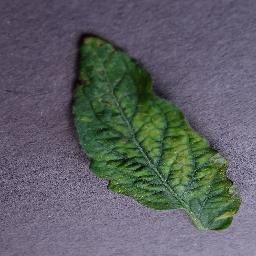
#> input picture .streamlit_uploads/6ddf37fe-9143-420d-a269-c57f53ac5429___PSU_CG 2213.JPG, 256 x 256 px
$ python -i segmentation.py   (imports and definitions only)
#> lines starting #> are read from the running program, lines starting #| are printed output that depends on the picture; after the words box and inside, x2 and y2 are one past the last pixel; in counts of white or black regions, pixels touching at a corner belong together
"""K-Means image segmentation with border-based background identification."""

import cv2
import numpy as np

from .config import (
    KMEANS_ATTEMPTS,
    KMEANS_CLUSTERS,
    KMEANS_EPSILON,
    KMEANS_MAX_ITERATIONS,
    RANDOM_STATE,
)


def _border_indices(height: int, width: int) -> np.ndarray:
    """Return flattened indices for the image border."""
    top = np.arange(width)
    bottom = np.arange((height - 1) * width, height * width)
    left = np.arange(0, height * width, width)
    right = np.arange(width - 1, height * width, width)
    return np.unique(np.concatenate([top, bottom, left, right]))


def _clean_mask(mask: np.ndarray) -> np.ndarray:
    """Remove small noise and fill modest holes using morphology."""
    mask_u8 = (mask.astype(np.uint8) * 255)
    kernel = np.ones((5, 5), np.uint8)
    mask_u8 = cv2.morphologyEx(mask_u8, cv2.MORPH_OPEN, kernel, iterations=1)
    mask_u8 = cv2.morphologyEx(mask_u8, cv2.MORPH_CLOSE, kernel, iterations=2)

    num_labels, labels, stats, _ = cv2.connectedComponentsWithStats(
        mask_u8, connectivity=8
    )
    if num_labels <= 1:
        return mask_u8 > 0

    # Keep components that are large enough relative to the image.
    min_area = max(100, int(mask_u8.size * 0.001))
    cleaned = np.zeros_like(mask_u8)
    for label in range(1, num_labels):
        if stats[label, cv2.CC_STAT_AREA] >= min_area:
            cleaned[labels == label] = 255

    # If aggressive filtering removed everything, retain the morphology result.
    if not np.any(cleaned):
        cleaned = mask_u8
    return cleaned > 0


def segment_leaf(
    lab_image: np.ndarray,
    k: int = KMEANS_CLUSTERS,
    attempts: int = KMEANS_ATTEMPTS,
) -> dict:
    """
    Segment a leaf using K-Means in LAB space.

    Cluster IDs are not assumed to have semantic meaning. The cluster with
    the strongest presence on the image border is treated as background.
    All remaining clusters are candidate leaf regions.
    """
    if lab_image is None or lab_image.size == 0:
        raise ValueError("LAB image is empty.")

    height, width = lab_image.shape[:2]
    pixels = np.float32(lab_image.reshape(-1, 3))

    criteria = (
        cv2.TERM_CRITERIA_EPS + cv2.TERM_CRITERIA_MAX_ITER,
        KMEANS_MAX_ITERATIONS,
        KMEANS_EPSILON,
    )

    # OpenCV's kmeans is deterministic enough for a fixed seed while still
    # using K-Means++ initialization as required.
    cv2.setRNGSeed(RANDOM_STATE)
    compactness, labels, centers = cv2.kmeans(
        pixels,
        k,
        None,
        criteria,
        attempts,
        cv2.KMEANS_PP_CENTERS,
    )

    labels_2d = labels.reshape(height, width)
    centers = np.float32(centers)

    border = _border_indices(height, width)
    border_labels = labels[border].ravel()
    border_counts = np.bincount(border_labels, minlength=k)
    background_cluster = int(np.argmax(border_counts))

    # All clusters except the border-dominant background are candidates for leaf.
    leaf_mask = labels_2d != background_cluster
    leaf_mask = _clean_mask(leaf_mask)

    # In difficult images, preserve the dominant non-background region if the
    # morphology stage produces an implausibly tiny mask.
    leaf_fraction = float(np.mean(leaf_mask))
    if leaf_fraction < 0.01 or leaf_fraction > 0.98:
        non_background = [
            idx for idx in range(k) if idx != background_cluster
        ]
        if non_background:
            counts = np.bincount(
                labels.ravel(), minlength=k
            )
            best_leaf_cluster = max(non_background, key=lambda i: counts[i])
            fallback = labels_2d == best_leaf_cluster
            fallback = _clean_mask(fallback)
            if np.any(fallback):
                leaf_mask = fallback

    segmented_lab = centers[labels].reshape(height, width, 3).astype(np.uint8)
    segmented_rgb = cv2.cvtColor(segmented_lab, cv2.COLOR_LAB2RGB)

    masked_leaf = np.zeros_like(segmented_rgb)
    masked_leaf[leaf_mask] = cv2.cvtColor(
        lab_image, cv2.COLOR_LAB2RGB
    )[leaf_mask]

    return {
        "labels": labels_2d,
        "centers": centers,
        "background_cluster": background_cluster,
        "leaf_mask": leaf_mask,
        "segmented_lab": segmented_lab,
        "segmented_rgb": segmented_rgb,
        "masked_leaf": masked_leaf,
        "compactness": float(compactness),
    }

>>> import cv2
>>> picture = cv2.imread('../.streamlit_uploads/6ddf37fe-9143-420d-a269-c57f53ac5429___PSU_CG 2213.JPG')
#> picture is the input picture: shape (256, 256, 3); mean B, G, R 100.3, 96, 93.3
>>> result = segment_leaf(picture)
#> in segment_leaf, `compactness, labels, centers = cv2.kmeans( pixels, k, None, criteria, ..`: compactness = 46621807.2; centers = [[42.12, 73.17, 48.07], [141.3, 123.4, 128.1], [98.51, 88.3, 90.01]]
#> in segment_leaf, `labels_2d = labels.reshape(height, width)`:
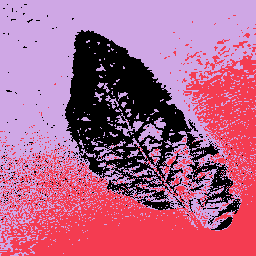
#> labels_2d: shape (256, 256) int32; 3 distinct labels, from 0 to 2; one colour per label, 0 black
#> in segment_leaf, `border_labels = labels[border].ravel()`: border_labels = 1020 values, max 2 at index 0, min 0 at index 604, mean 1.55
#> in segment_leaf, `border_counts = np.bincount(border_labels, minlength=k)`: border_counts = [2, 459, 559]
#> in segment_leaf, `background_cluster = int(np.argmax(border_counts))`: background_cluster = 2
#> in segment_leaf, `leaf_mask = labels_2d != background_cluster`:
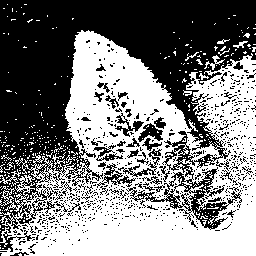
#> leaf_mask: shape (256, 256) bool; 50.3% white; 757 black regions (709 under 20 px), largest, box (x1, y1, x2, y2) and area: (0, 0, 256, 242) 27728, (97, 163, 136, 188) 259, (118, 149, 162, 177) 254
#> in _clean_mask, `mask_u8 = cv2.morphologyEx(mask_u8, cv2.MORPH_OPEN, kernel, iterations..`: mask_u8: shape (256, 256); 28.5% white; 37 white regions, largest, box (x1, y1, x2, y2) and area: (33, 179, 256, 256) 8434, (66, 32, 186, 140) 6786, (193, 76, 256, 107) 799
#> in _clean_mask, `mask_u8 = cv2.morphologyEx(mask_u8, cv2.MORPH_CLOSE, kernel, iteration..`: mask_u8: shape (256, 256); 32.2% white; 10 white regions, largest, box (x1, y1, x2, y2) and area: (13, 179, 256, 256) 9596, (66, 32, 186, 172) 8316, (191, 59, 256, 155) 2834
#> in _clean_mask, `num_labels, labels, stats, _ = cv2.connectedComponentsWithStats( mask_..`:
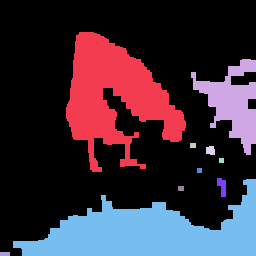
#> labels: shape (256, 256) int32; 11 distinct labels, from 0 to 10; one colour per label, 0 black
#> in _clean_mask, `num_labels, labels, stats, _ = cv2.connectedComponentsWithStats( mask_..`: num_labels = 11; stats = [[0, 0, 256, 256, 44450], [66, 32, 120, 140, 8316], [191, 59, 65, 96, 2834], [190, 143, 6, 5, 30], [206, 146, 9, 9, 71], [219, 158, 5, 5, 25], [197, 168, 5, 5, 25], [217, 178, 9, 19, 119], [13, 179, 243, 77, 9596], [178, 186, 6, 5, 30], [0, 252, 10, 4, 40]]
#> after the loop in _clean_mask, `for label in range(1, num_labels):`:
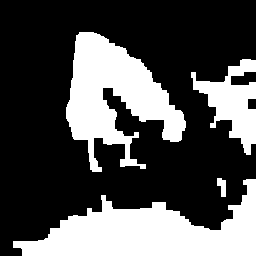
#> cleaned: shape (256, 256); 31.8% white; 4 white regions, box (x1, y1, x2, y2) and area: (13, 179, 256, 256) 9596, (66, 32, 186, 172) 8316, (191, 59, 256, 155) 2834, (217, 178, 226, 197) 119
#> in segment_leaf, `leaf_fraction = float(np.mean(leaf_mask))`: leaf_fraction = 0.318
#> in segment_leaf, `segmented_lab = centers[labels].reshape(height, width, 3).astype(np.ui..`:
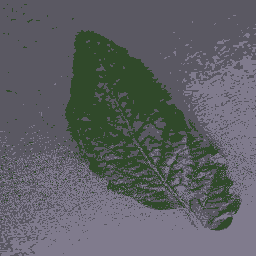
#> segmented_lab: shape (256, 256, 3); mean of channels 0, 1, 2 100, 95.7, 93.2; drawn as B, G, R
#> in segment_leaf, `segmented_rgb = cv2.cvtColor(segmented_lab, cv2.COLOR_LAB2RGB)`:
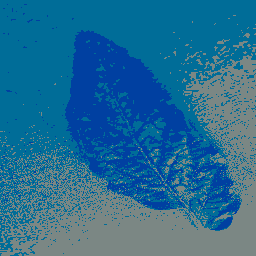
#> segmented_rgb: shape (256, 256, 3); mean R, G, B 37.4, 108, 147.7
#> in segment_leaf, `masked_leaf[leaf_mask] = cv2.cvtColor( lab_image, cv2.COLOR_LAB2RGB )[..`:
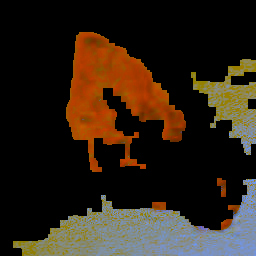
#> masked_leaf: shape (256, 256, 3); mean B, G, R 22.5, 34.5, 46.3
#> result = 8 items
